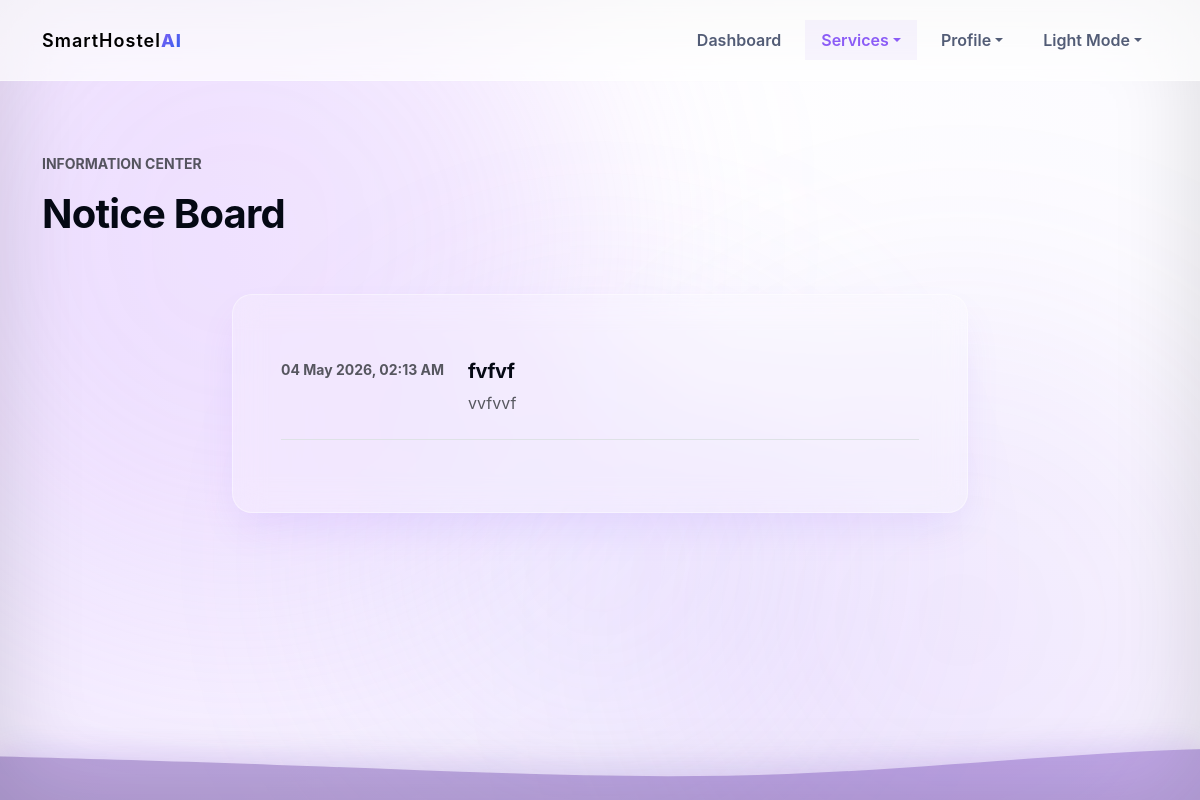
Before: /notice_board (signed in) with the older database file.
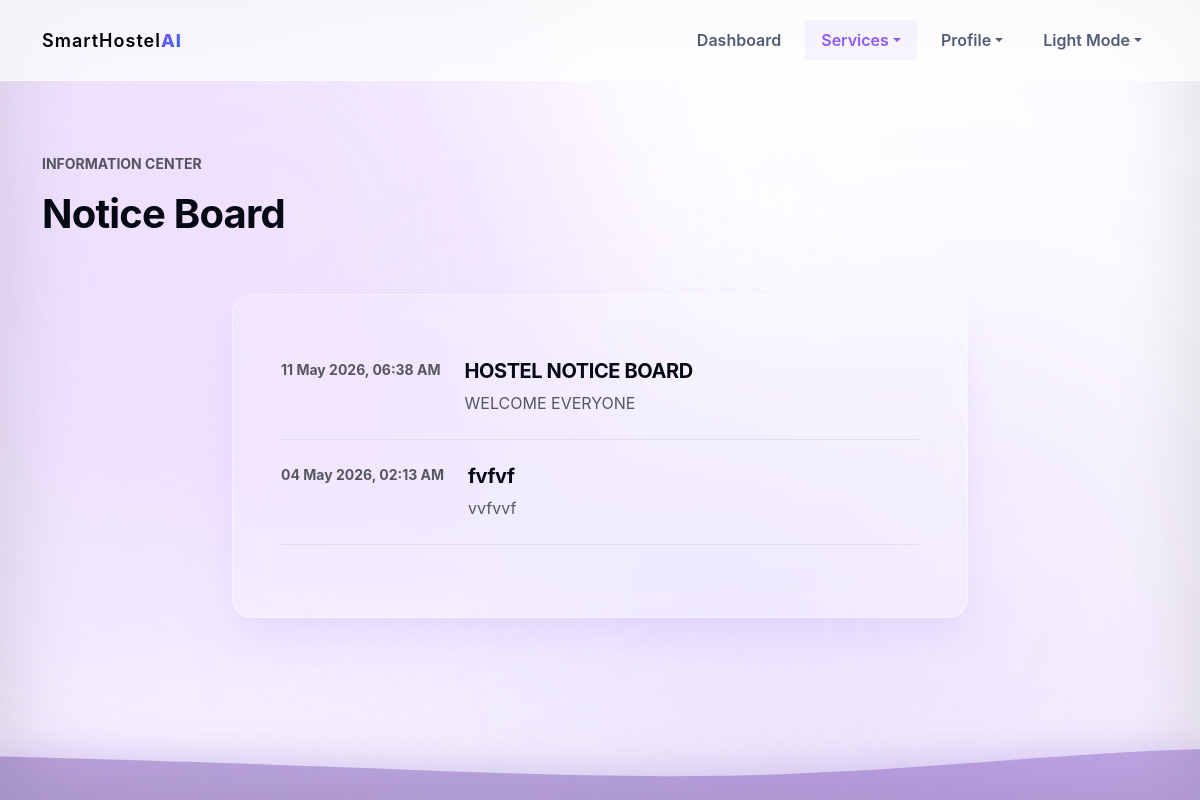
After: the same page with the newer database file.
### tables this page shows
CREATE TABLE notices (
                id INTEGER PRIMARY KEY AUTOINCREMENT,
                title TEXT NOT NULL,
                content TEXT NOT NULL,
                date TEXT NOT NULL
            );

### app.py (the view)
@app.route("/notice_board")
@login_required("student")
def notice_board_page():
    with get_db() as db:
        notices = db.execute("SELECT * FROM notices ORDER BY id DESC").fetchall()
    return render_template("notice_board.html", notices=notices)

### app.py (called while the page is built)
@app.context_processor
def inject_asset_version():
    return {"asset_version": os.getenv("RENDER_GIT_COMMIT", datetime.now().strftime("%Y%m%d%H%M"))}

@app.after_request
def add_no_cache_headers(response):
    if request.endpoint == "static":
        response.headers["Cache-Control"] = "no-store, no-cache, must-revalidate, max-age=0"
    return response

def get_db():
    db = sqlite3.connect(DATABASE, detect_types=sqlite3.PARSE_DECLTYPES)
    db.row_factory = sqlite3.Row
    return db

def login_required(role=None):
    def decorator(view):
        @wraps(view)
        def wrapped_view(*args, **kwargs):
            if "user_email" not in session:
                flash("Please login to continue.", "warning")
                return redirect(url_for("login"))
            if role and session.get("role") != role:
                flash("You do not have permission to access that page.", "danger")
                return redirect(url_for("dashboard"))
            return view(*args, **kwargs)
        return wrapped_view
    return decorator

### templates/notice_board.html (shortened to what this page needs)
{% extends "base.html" %}
{% block content %}
<section class="dashboard py-5">
  <div class="container">
    <div class="d-flex flex-wrap justify-content-between align-items-end gap-3 mb-5 reveal">
      <div>
        <p class="text-muted fw-bold text-uppercase small tracking-wide">Information Center</p>
        <h1 class="h1 fw-bold" id="notice-title">Notice Board</h1>
      </div>
    </div>
    <div class="row justify-content-center">
      <div class="col-lg-8 reveal">
        <div class="glass-panel p-5">
          {% if notices %}
            <div class="timeline mt-3">
              {% for notice in notices %}
                <div class="d-flex mb-4 border-bottom pb-4">
                  <div class="me-4 text-muted small fw-bold" style="min-width: 100px;">{{ notice.date }}</div>
                  <div>
                    <h3 class="h5 fw-bold mb-2" style="color: var(--text);">{{ notice.title }}</h3>
                    <p class="mb-0 text-muted">{{ notice.content }}</p>
                  </div>
                </div>
              {% endfor %}
            </div>
          {% else %}
            <div class="text-center py-5 text-muted">
              <h2 class="h4 mb-3 fw-bold">No Notices</h2>
              <p>There are currently no active broadcasts from the admin.</p>
            </div>
          {% endif %}
        </div>
      </div>
    </div>
  </div>
</section>
{% endblock %}

Changed rows visible on the page:
added notices: date "11 May 2026, 06:38 AM", title "HOSTEL NOTICE BOARD", content "WELCOME EVERYONE"
